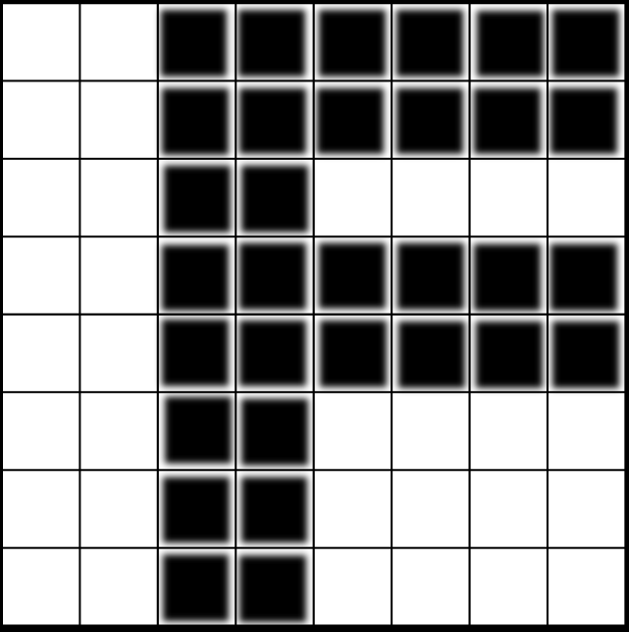
#> input picture image/F.png, 629 x 632 px, found by its file name
$ jupyter execute 4.image-bluring.ipynb
#> lines starting #> are read from the running program, lines starting #| are printed output that depends on the picture
# Image blurring

Important types of blurring:
- Gaussian Blurring:Gaussian blur is the result of blurring an image by a Gaussian function. It is a widely used effect in graphics software, typically to reduce image noise and reduce detail. It is also used as a preprocessing stage before applying our machine learning or deep learning models. E.g. of a Gaussian kernel(3×3)
- Median Blur: The Median Filter is a non-linear digital filtering technique, often used to remove noise from an image or signal. Median filtering is very widely used in digital image processing because, under certain conditions, it preserves edges while removing noise. It is one of the best algorithms to remove Salt and pepper noise.
- Bilateral Blur: A bilateral filter is a non-linear, edge-preserving, and noise-reducing smoothing filter for images. It replaces the intensity of each pixel with a weighted average of intensity values from nearby pixels. This weight can be based on a Gaussian distribution. Thus, sharp edges are preserved while discarding the weak ones.

[cell 1]

# importing libraries
import cv2
import numpy as np

[cell 2]
image = cv2.imread('image\F.png')
#> image is the input picture: shape (632, 629, 3); min 0, max 255, mean 146.5

cv2.imshow('Original Image', image)

# Gaussian Blur
Gaussian = cv2.GaussianBlur(image, (7, 7), 0)
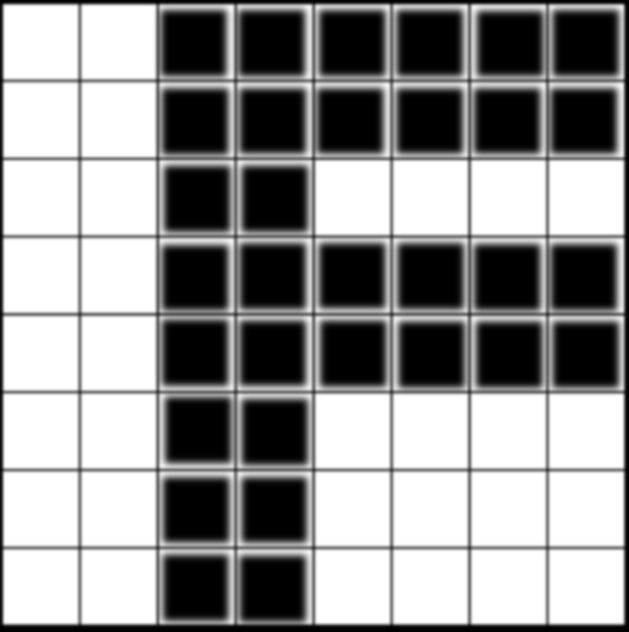
#> Gaussian: shape (632, 629, 3); min 0, max 255, mean 146.5
cv2.imshow('Gaussian Blurring', Gaussian)

# Median Blur
median = cv2.medianBlur(image, 5)
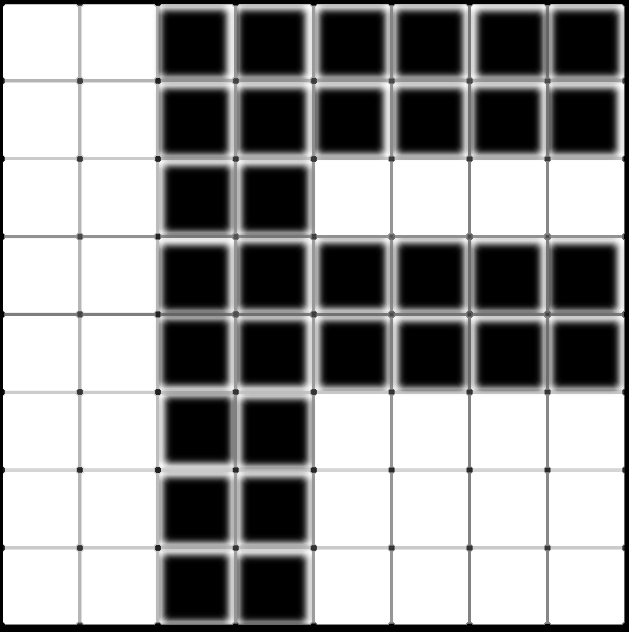
#> median: shape (632, 629, 3); min 0, max 255, mean 150
cv2.imshow('Median Blurring', median)

# Bilateral Blur
bilateral = cv2.bilateralFilter(image, 9, 75, 75)
cv2.imshow('Bilateral Blurring', bilateral)
cv2.waitKey(0)
cv2.destroyAllWindows()

$ run again, with image/Hsv_paint.png copied over image/F.png
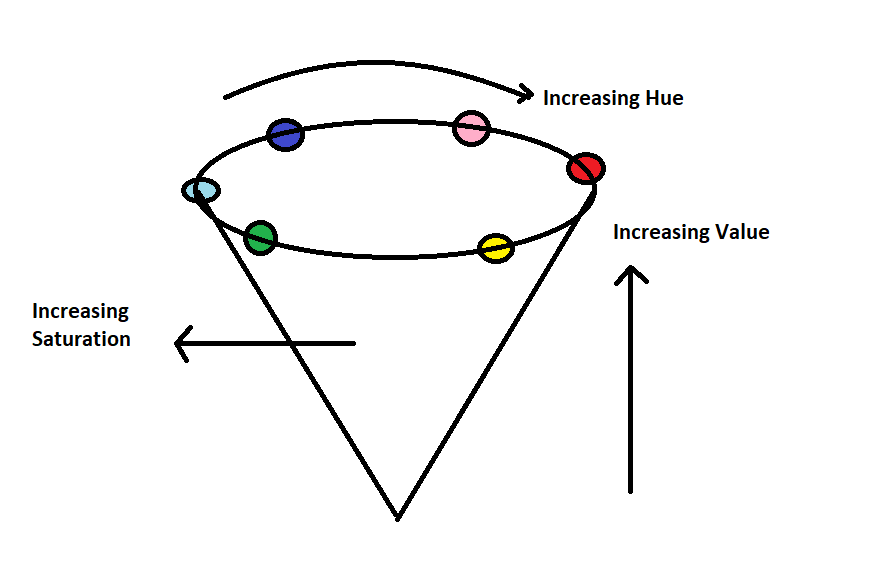
#> input picture image/Hsv_paint.png, 873 x 569 px, found by its file name
#> image is the input picture: shape (569, 873, 3); mean B, G, R 245.4, 245.5, 245.5
#> `Gaussian = cv2.GaussianBlur(image, (7, 7), 0)`:
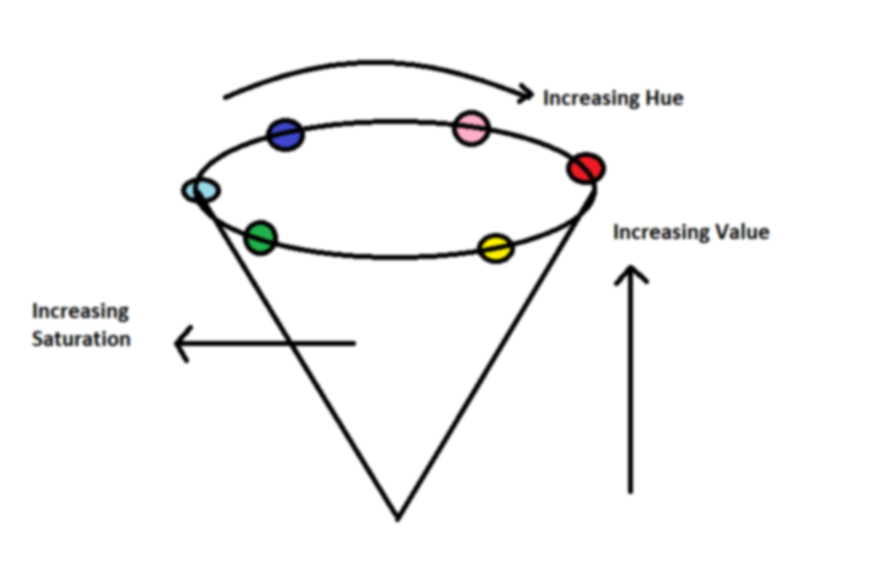
#> Gaussian: shape (569, 873, 3); mean B, G, R 245.4, 245.5, 245.5

$ run again, with image/RGB_paint.png copied over image/F.png
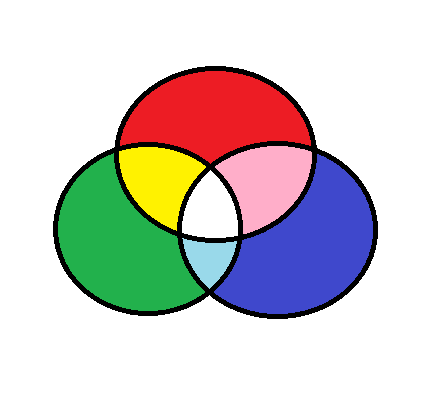
#> input picture image/RGB_paint.png, 437 x 394 px, found by its file name
#> image is the input picture: shape (394, 437, 3); mean B, G, R 202.4, 203.9, 208.2
#> `Gaussian = cv2.GaussianBlur(image, (7, 7), 0)`:
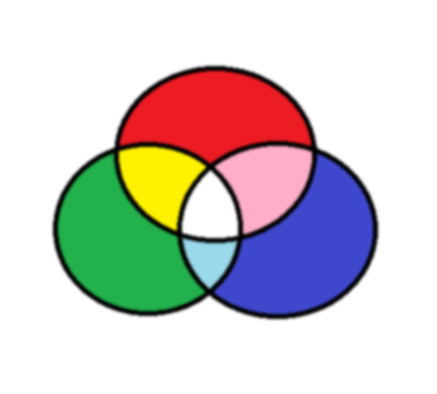
#> Gaussian: shape (394, 437, 3); mean B, G, R 202.4, 203.9, 208.2
